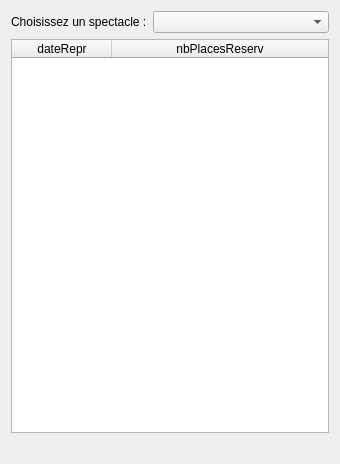
<?xml version="1.0" encoding="UTF-8"?>
<ui version="4.0">
 <class>fct_comp_6</class>
 <widget class="QDialog" name="fct_comp_6">
  <property name="geometry">
   <rect>
    <x>0</x>
    <y>0</y>
    <width>340</width>
    <height>464</height>
   </rect>
  </property>
  <property name="windowTitle">
   <string>Aperçu des représentations</string>
  </property>
  <property name="modal">
   <bool>false</bool>
  </property>
  <layout class="QVBoxLayout" name="verticalLayout_2">
   <item>
    <layout class="QHBoxLayout" name="header">
     <item>
      <widget class="QLabel" name="label_1_fct_comp_6">
       <property name="text">
        <string>Choisissez un spectacle :</string>
       </property>
      </widget>
     </item>
     <item>
      <widget class="QComboBox" name="comboBox_fct_comp_6">
       <property name="sizePolicy">
        <sizepolicy hsizetype="Expanding" vsizetype="Fixed">
         <horstretch>0</horstretch>
         <verstretch>0</verstretch>
        </sizepolicy>
       </property>
      </widget>
     </item>
    </layout>
   </item>
   <item>
    <widget class="QTableWidget" name="table_fct_comp_6">
     <property name="autoFillBackground">
      <bool>false</bool>
     </property>
     <property name="dragEnabled">
      <bool>false</bool>
     </property>
     <attribute name="horizontalHeaderVisible">
      <bool>true</bool>
     </attribute>
     <attribute name="horizontalHeaderStretchLastSection">
      <bool>true</bool>
     </attribute>
     <attribute name="verticalHeaderVisible">
      <bool>false</bool>
     </attribute>
     <attribute name="verticalHeaderStretchLastSection">
      <bool>false</bool>
     </attribute>
     <column>
      <property name="text">
       <string>dateRepr</string>
      </property>
     </column>
     <column>
      <property name="text">
       <string>nbPlacesReserv</string>
      </property>
     </column>
    </widget>
   </item>
   <item>
    <widget class="QLabel" name="label_error_fct_comp_6">
     <property name="text">
      <string/>
     </property>
    </widget>
   </item>
  </layout>
 </widget>
 <resources/>
 <connections>
  <connection>
   <sender>comboBox_fct_comp_6</sender>
   <signal>currentIndexChanged(QString)</signal>
   <receiver>fct_comp_6</receiver>
   <slot>refreshResult()</slot>
   <hints>
    <hint type="sourcelabel">
     <x>192</x>
     <y>21</y>
    </hint>
    <hint type="destinationlabel">
     <x>129</x>
     <y>29</y>
    </hint>
   </hints>
  </connection>
 </connections>
 <slots>
  <slot>refreshResult()</slot>
 </slots>
</ui>
